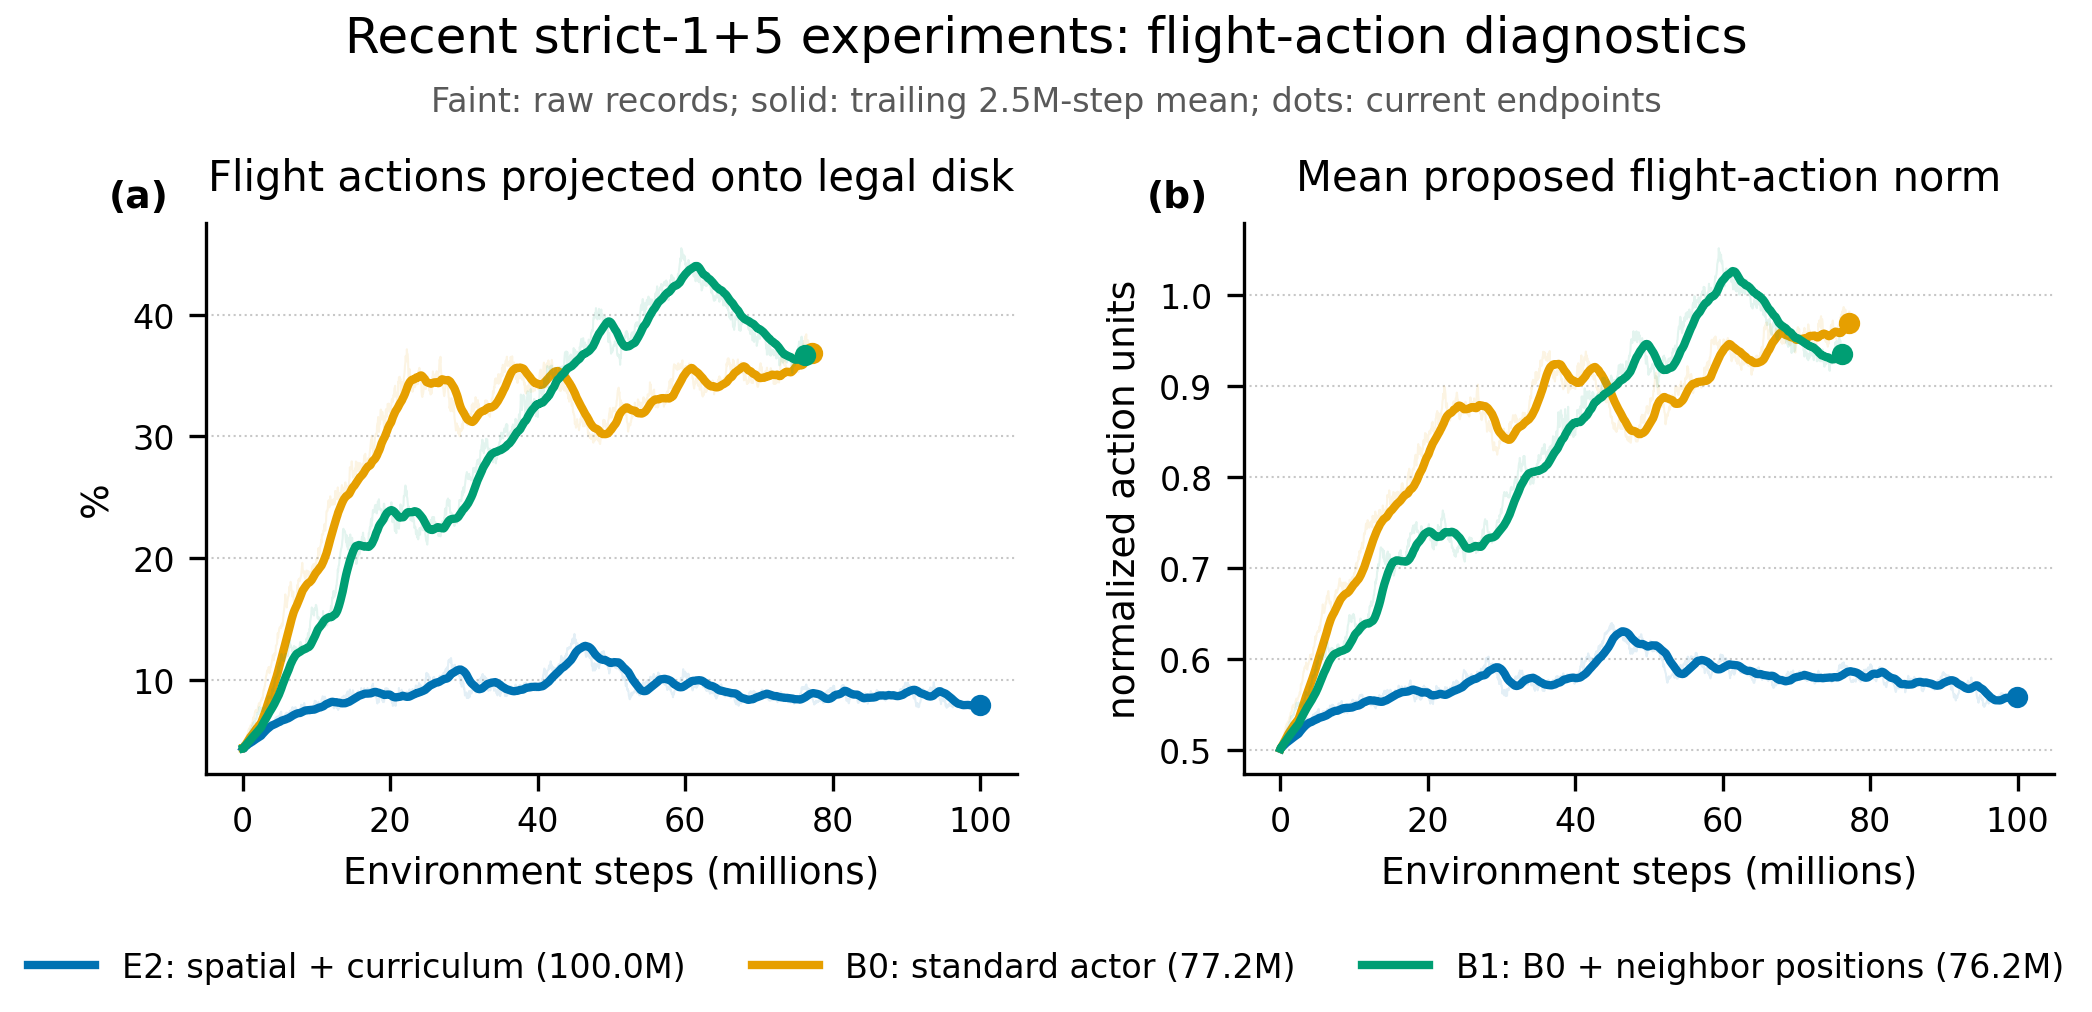

This figure's Python source:
from pathlib import Path

import matplotlib
matplotlib.use("Agg")
import matplotlib.pyplot as plt
import numpy as np
from tensorboard.backend.event_processing.event_accumulator import EventAccumulator


HERE = Path(__file__).resolve().parent
RESULTS = HERE.parents[3] / "onpolicy" / "scripts" / "results" / "mec" / "mappo"
RUNS = {
    "E2: spatial + curriculum": RESULTS / "regional_dynamic_strict1p5_cartesian_spatialflight_curriculum_e2_seed2_100m_r64_20260727" / "run1" / "logs",
    "B0: standard actor": RESULTS / "regional_dynamic_strict1p5_cartesian_curriculum_distance_b0_seed2_100m_r64_20260728" / "run1" / "logs",
    "B1: B0 + neighbor positions": RESULTS / "regional_dynamic_strict1p5_cartesian_curriculum_distance_neighbor_b1_seed2_100m_r64_20260728" / "run1" / "logs",
}
COLORS = {
    "E2: spatial + curriculum": "#0072B2",
    "B0: standard actor": "#E69F00",
    "B1: B0 + neighbor positions": "#009E73",
}
METRICS = [
    ("agent0/flight_disk_projection_ratio", "Flight actions projected onto legal disk", 100.0, "%"),
    ("agent0/flight_proposal_norm_mean", "Mean proposed flight-action norm", 1.0, "normalized action units"),
]


def load_all(log_dir):
    accumulator = EventAccumulator(str(log_dir), size_guidance={"scalars": 0})
    accumulator.Reload()
    return accumulator


def scalar_arrays(accumulator, tag):
    values = accumulator.Scalars(tag)
    return np.asarray([v.step for v in values], dtype=float), np.asarray([v.value for v in values], dtype=float)


def trailing_step_mean(steps, values, span=2_500_000):
    spacing = float(np.median(np.diff(steps))) if len(steps) > 1 else span
    window = max(3, int(round(span / spacing)))
    csum = np.concatenate(([0.0], np.cumsum(values, dtype=float)))
    result = np.empty_like(values, dtype=float)
    for index in range(len(values)):
        start = max(0, index + 1 - window)
        result[index] = (csum[index + 1] - csum[start]) / (index + 1 - start)
    return result


plt.rcParams.update({
    "font.family": "sans-serif", "font.sans-serif": ["DejaVu Sans", "Arial", "Helvetica"],
    "font.size": 9, "axes.titlesize": 10, "axes.titlepad": 8, "axes.labelsize": 9,
    "xtick.labelsize": 8, "ytick.labelsize": 8, "legend.fontsize": 8, "figure.titlesize": 12,
})

accumulators = {name: load_all(path) for name, path in RUNS.items()}
fig, axes = plt.subplots(1, 2, figsize=(7.0, 3.4), sharex=True)
legend_handles, legend_labels = [], []
for metric_index, (tag, title, scale, unit) in enumerate(METRICS):
    ax = axes[metric_index]
    for name, accumulator in accumulators.items():
        steps, values = scalar_arrays(accumulator, tag)
        values = values * scale
        smooth = trailing_step_mean(steps, values)
        x = steps / 1e6
        ax.plot(x, values, color=COLORS[name], alpha=0.11, linewidth=0.5)
        line, = ax.plot(x, smooth, color=COLORS[name], linewidth=2.0)
        ax.scatter(x[-1], smooth[-1], color=COLORS[name], s=17, zorder=4)
        if metric_index == 0:
            legend_handles.append(line)
            legend_labels.append(f"{name} ({x[-1]:.1f}M)")
    ax.set_title(title)
    ax.set_xlabel("Environment steps (millions)")
    ax.set_ylabel(unit)
    ax.grid(axis="y", linestyle=":", linewidth=0.5, alpha=0.7)
    ax.spines[["top", "right"]].set_visible(False)
    ax.tick_params(direction="out", length=4)
    ax.text(-0.12, 1.03, f"({chr(97 + metric_index)})", transform=ax.transAxes, fontweight="bold")

fig.suptitle("Recent strict-1+5 experiments: flight-action diagnostics", y=0.985)
fig.text(0.5, 0.89, "Faint: raw records; solid: trailing 2.5M-step mean; dots: current endpoints",
         ha="center", fontsize=8, color="0.35")
fig.legend(legend_handles, legend_labels, loc="lower center", bbox_to_anchor=(0.5, 0.005),
           ncol=3, frameon=False)
fig.subplots_adjust(top=0.78, bottom=0.24, wspace=0.28, left=0.10, right=0.98)
fig.savefig(HERE / "plot.png", dpi=300, bbox_inches="tight", pad_inches=0.05)
